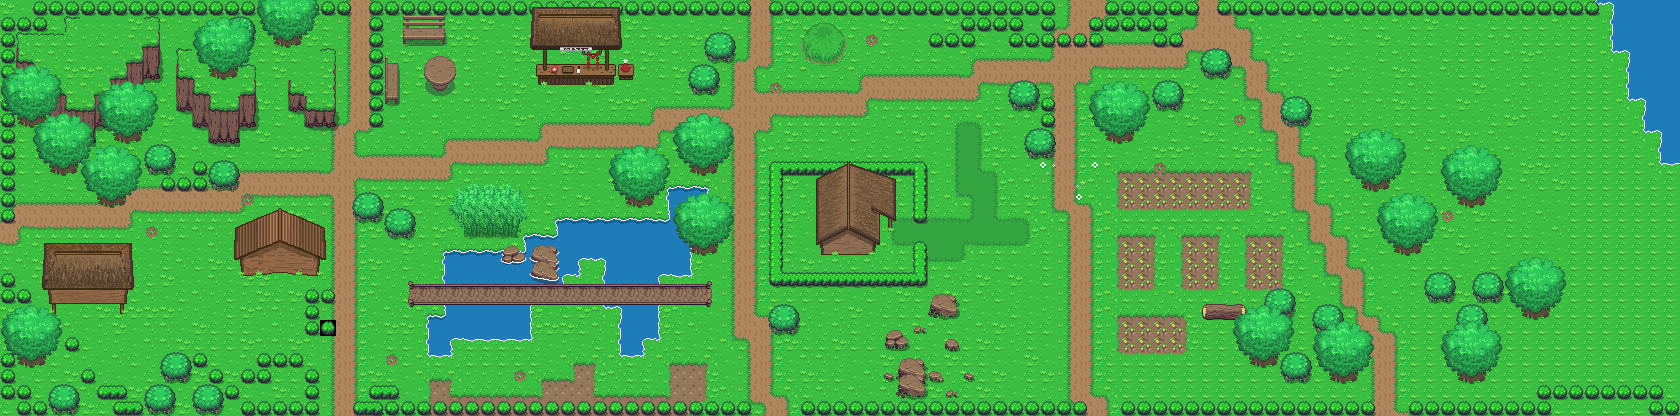

Tiled map render using the project's own tile images. Description and the map definition, with tile-layer contents summarised, below:
An orthogonal 105x26 tile map with 16x16 px tiles, 10 tile layers (Base, endblocks, Cliff, Objects 1, ...), 2 tilesets.

<map version="1.0" tiledversion="1.0.2" orientation="orthogonal" renderorder="left-down" width="105" height="26" tilewidth="16" tileheight="16" nextobjectid="1">
 <tileset firstgid="1" source="../Tileset/Overworld.tsx" />
 <tileset firstgid="1729" source="../Tileset/Building.tsx" />
 <layer name="Base" width="105" height="26">
  <data>[2730 cells, 2730 non-empty, 71 distinct tile ids]</data>
 </layer>
 <layer name="endblocks" width="105" height="26">
  <data>[2730 cells, 192 non-empty, 1 distinct tile ids]</data>
 </layer>
 <layer name="Cliff" width="105" height="26">
  <data>[2730 cells, 92 non-empty, 17 distinct tile ids]</data>
 </layer>
 <layer name="Objects 1" width="105" height="26">
  <data>[2730 cells, 155 non-empty, 61 distinct tile ids]</data>
 </layer>
 <layer name="Plants 1" width="105" height="26">
  <data>[2730 cells, 143 non-empty, 21 distinct tile ids]</data>
 </layer>
 <layer name="Buildings 1" width="105" height="26">
  <data>[2730 cells, 89 non-empty, 89 distinct tile ids]</data>
 </layer>
 <layer name="Buildings 2" width="105" height="26">
  <data>[2730 cells, 0 non-empty, 0 distinct tile ids]</data>
 </layer>
 <layer name="Objects 2" width="105" height="26">
  <data>[2730 cells, 8 non-empty, 8 distinct tile ids]</data>
 </layer>
 <layer name="Plants 2" width="105" height="26">
  <data>[2730 cells, 0 non-empty, 0 distinct tile ids]</data>
 </layer>
 <layer name="Above Player" width="105" height="26">
  <properties>
   <property name="unity:sortingLayerName" value="AbovePlayer" />
  </properties>
  <data>[2730 cells, 365 non-empty, 78 distinct tile ids]</data>
 </layer>
</map>
